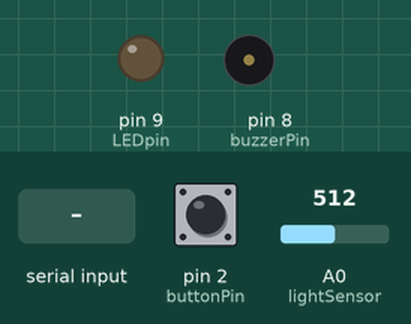
This sketch was run on a simulated Arduino Uno, built with avr-gcc and run on an emulated ATmega328P. Parts: output pins drawn as LEDs (lit = HIGH), buzzer (waves = sounding). The test bench sets the inputs (shaded band); at power-on: pin 2 (buttonPin) HIGH, A0 (lightSensor) = 512. Random numbers use the default seed unless the sketch sets one; what the sketch prints to the serial monitor is not drawn.

Above: at 1.2 s.
1.3 s: "1\n" received over Serial
At 1.5 s:
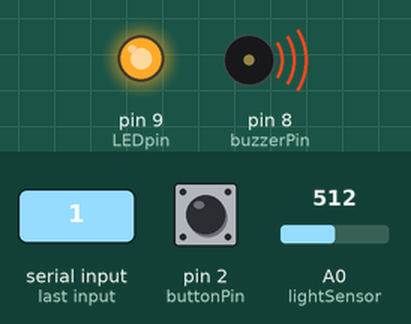
At 2.0 s:
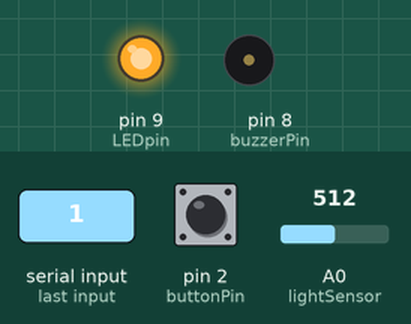
Timing chart, 0 to 4.3 s (numbered marks = the images above; inputs shaded):
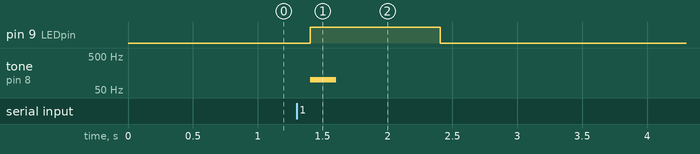

Measured:
- after the input at 1.3 s, pin 9 (LEDpin): LOW → HIGH after 0.11 s, → LOW 1.0 s later; tone on pin 8 (buzzerPin): silent → 100 Hz after 0.11 s, → silent 0.20 s later

The sketch:

game.ino
```cpp
const int buzzerPin = 8;
const int LEDpin = 9;
const int buttonPin = 2;
const int lightSensor = A0;

int buttonState = 0;
int brightness = 255;
int value = 0;

int thunderNoise;
int isThunder = false;
unsigned long lastUpdate = 0;
int thunderStep = 0;
bool inRumble = false;

void setup() {
  Serial.begin(9600);

  pinMode(buzzerPin, OUTPUT);
  pinMode(LEDpin, OUTPUT);
  pinMode(buttonPin, INPUT_PULLUP);
  pinMode(lightSensor, INPUT);
}

void loop() {
  // Check for serial input to toggle thunder
  if (Serial.available() > 0) {
    thunderNoise = Serial.parseInt();
    isThunder = thunderNoise == 1;

    // if thunder turned off, reset
    if (!isThunder) {
      noTone(buzzerPin);
      analogWrite(LEDpin, 0);
      thunderStep = 0;
      inRumble = false;
    }
  }

  // Read sensors
  buttonState = digitalRead(buttonPin);
  value = analogRead(lightSensor);

  // Send both values as CSV
  Serial.print(value);
  Serial.print(",");
  Serial.println(buttonState);

  delay(100);

  // If thunder is enabled, play it incrementally
  if (isThunder) {
    playThunder();
  }
}

void playThunder() {
  unsigned long now = millis();

  // Reset brightness at the start of a new thunder sequence
  if (!inRumble && thunderStep == 0) {
    brightness = 255;
  }

  // Thunder crack (pitch descending)
  if (!inRumble && now - lastUpdate > 50) {
    int pitch = 200 - thunderStep * 5;
    if (pitch >= 100) {
      tone(buzzerPin, 100, pitch);
      analogWrite(LEDpin, brightness);
      brightness = max(0, brightness - 10);
      lastUpdate = now;
      thunderStep++;
    } else {
      thunderStep = 0;
      inRumble = true;
    }
  }

  // Rumble stage (randomized tone)
  else if (inRumble && now - lastUpdate > 80) {
    if (thunderStep < 15) {
      int pitch = random(60, 120);
      tone(buzzerPin, pitch);
      analogWrite(LEDpin, brightness);
      delay(40);  // short controlled delay for tone effect
      noTone(buzzerPin);
      brightness = max(0, brightness - 10);
      lastUpdate = now;
      thunderStep++;
    } else {
      noTone(buzzerPin);
      analogWrite(LEDpin, 0);
      thunderStep = 0;
      inRumble = false;
    }
  }
}
```
